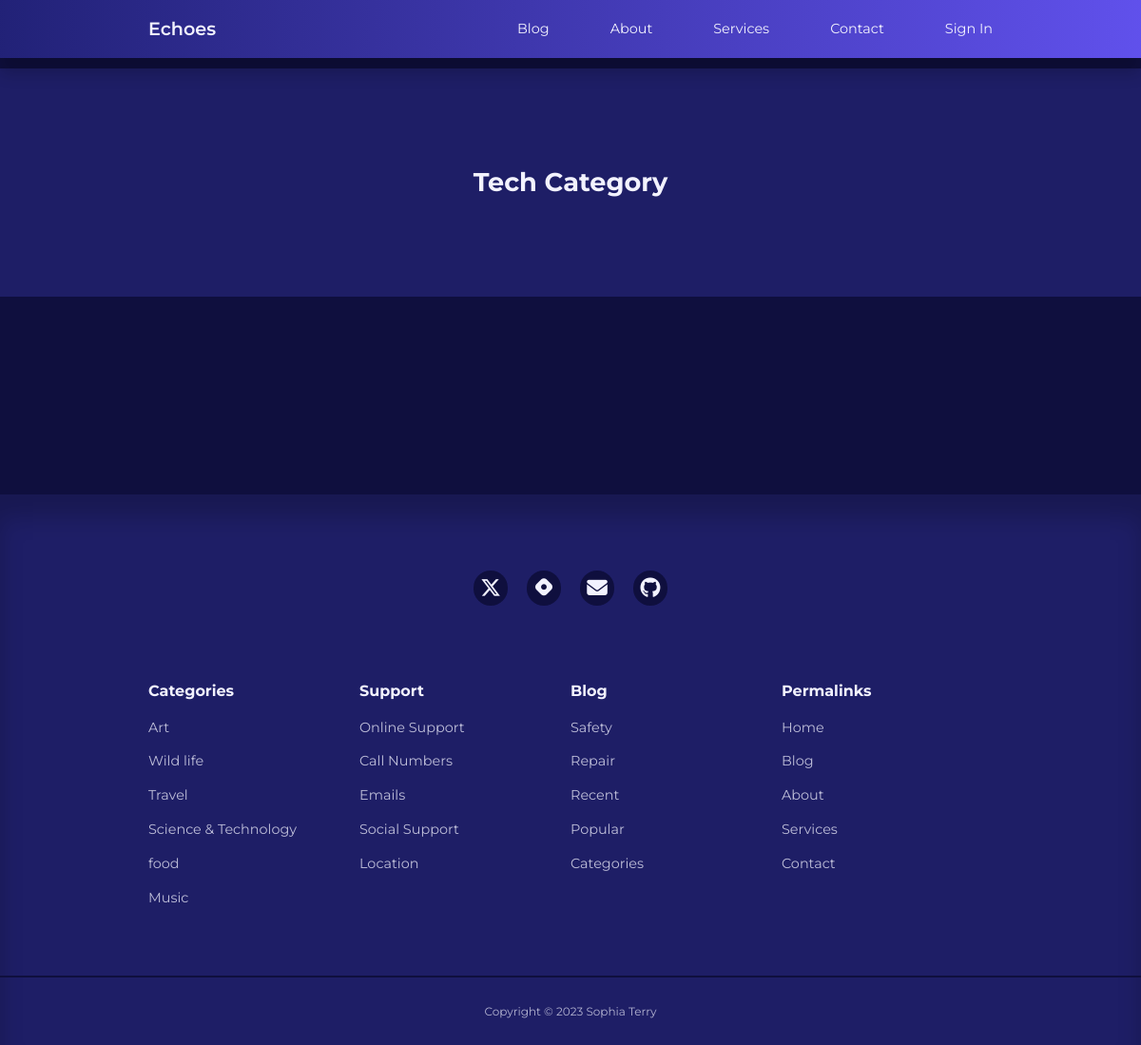
The app's page /category/Tech, older data.
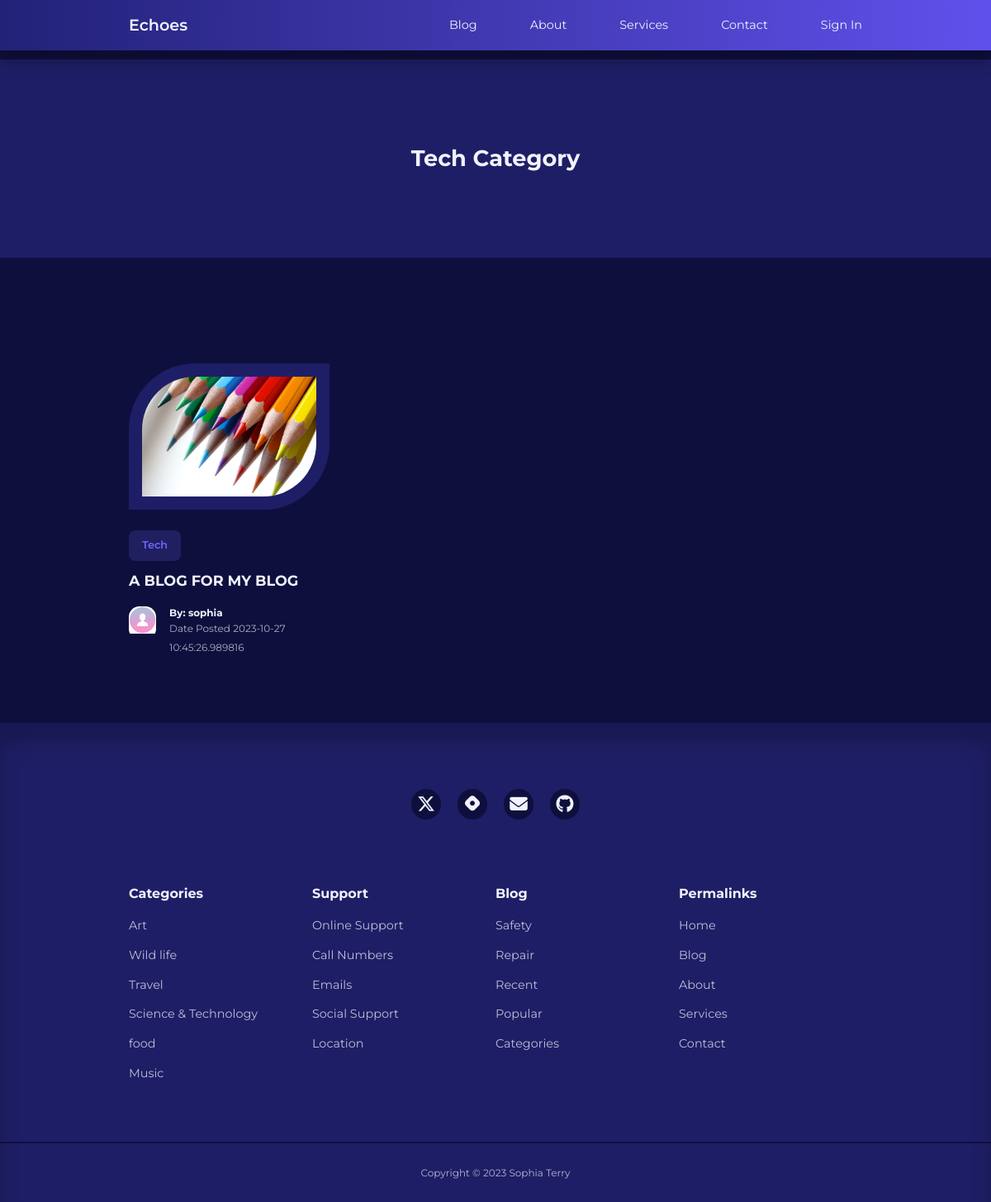
The same page, newer data.
### app/models.py (models this page shows, shortened)
class Category(db.Model):
    id = db.Column(db.Integer, primary_key=True)
    name = db.Column(db.String(20), unique=True, nullable=False)

class Post(db.Model):
    id = db.Column(db.Integer, primary_key=True)
    title = db.Column(db.String(120))
    content = db.Column(db.Text)
    image = db.Column(db.String(120), nullable=True)
    timestamp = db.Column(db.DateTime, index=True, default=datetime.utcnow)
    user_id = db.Column(db.Integer, db.ForeignKey('user.id', name='fk_user_id'))
    category_id = db.Column(db.Integer, db.ForeignKey('category.id', name='fk_category_id'))
    category = db.relationship('Category', backref=db.backref('posts', lazy=True))

class User(UserMixin, db.Model):
    id = db.Column(db.Integer, primary_key=True)
    username = db.Column(db.String(100), index=True, unique=True)
    email = db.Column(db.String(120), index=True, unique=True)
    password_hash = db.Column(db.String(128))
    role = db.Column(db.String(3))
    picture = db.Column(db.String(120), nullable=True)
    posts = db.relationship('Post', backref='author', lazy='dynamic')
    about_me = db.Column(db.String(140))
    last_seen = db.Column(db.DateTime, default=datetime.utcnow)
    followed = db.relationship(
        'User', secondary=followers,
        primaryjoin=(followers.c.follower_id == id),
        secondaryjoin=(followers.c.followed_id == id),
        backref=db.backref('followers', lazy='dynamic'), lazy='dynamic'
    )

### app/routes.py (the view)
@app.route('/category/<category_name>')
def category(category_name):
    category_posts = Post.query.filter(Post.category.has(name=category_name)).all()
    authors = [post.author for post in category_posts]
    return render_template('category.html', category_name=category_name, category_posts=category_posts, authors=authors)

### app/routes.py (called while the page is built)
@app.before_request
def before_request():
    if current_user.is_authenticated:
        current_user.last_seen = datetime.utcnow()
        db.session.commit()

### app/templates/category.html
{% extends "base.html" %}
{% block content %}
 <header class="category__title">
        <h2>{{ category_name }} Category</h2>
</header>
  <section class="posts">
    <div class="container posts__container">
        {% for post in category_posts %}
            <article class="post">
            <div class="post__thumbnail">
                {% if post.image %}
                <img src="{{ url_for('static', filename='images/' + post.image) }}" alt="Post Image">
                {% else %}
                <img src="{{ url_for('static', filename='/images/blog18.jpg') }}" alt="Default Image">
                {% endif %}
            </div>
            <div class="post__info">
                <a href="{{ url_for('category', category_name=post.category.name) }}" class="category__button">{{ post.category.name}}</a>
                <h3 class="post__title"><a href="{{ url_for('single_post', post_id=post.id) }}">{{ post.title }}</a></h3>
                    <div class="post__author">
                        <div class="post__author-avator">
                            {% set author = authors[loop.index0] %}
                            {% if current_user.is_authenticated %}
                            <img src="{{ url_for('static', filename='images/' + author.picture) }}" alt="avatar">
                            {% else %}
                            <img src="{{ url_for('static', filename='/images/default_profile_pc.png') }}" alt="Default Image">
                            {% endif %}
                        </div>
                            <div class="post__author-info">
                            <a href="{{ url_for('profile', username=post.author.username) }}">
                            <h5>By: {{post.author.username }}</h5></a>
                            <small>Date Posted {{ post.timestamp }}</small>
                        </div>
                    </div>
                </div>
        </article>
        {% endfor %}
    </div>
</section>
{% endblock %}

Row changes from the older to the newer data that the page shows:
now on this page (row unchanged): Category: name "Tech"
now on this page (row edited): Post: image (picture), category.name "Tech", title "A BLOG FOR MY BLOG", author.username "sophia", timestamp "2023-10-27 10:45:26.989816"
Text that changed along with them:
{{ category_name }}: "Tech" → (not shown)
